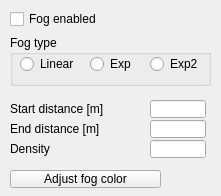
<?xml version="1.0" encoding="UTF-8"?>
<ui version="4.0">
 <class>CQDlgFog</class>
 <widget class="QDialog" name="CQDlgFog">
  <property name="geometry">
   <rect>
    <x>0</x>
    <y>0</y>
    <width>221</width>
    <height>196</height>
   </rect>
  </property>
  <property name="windowTitle">
   <string>Fog Settings</string>
  </property>
  <property name="locale">
   <locale language="English" country="UnitedStates"/>
  </property>
  <widget class="QCheckBox" name="qqFogEnabled">
   <property name="geometry">
    <rect>
     <x>10</x>
     <y>10</y>
     <width>111</width>
     <height>18</height>
    </rect>
   </property>
   <property name="focusPolicy">
    <enum>Qt::StrongFocus</enum>
   </property>
   <property name="text">
    <string>Fog enabled</string>
   </property>
  </widget>
  <widget class="QGroupBox" name="groupBox">
   <property name="geometry">
    <rect>
     <x>10</x>
     <y>35</y>
     <width>201</width>
     <height>51</height>
    </rect>
   </property>
   <property name="title">
    <string>Fog type</string>
   </property>
   <property name="flat">
    <bool>false</bool>
   </property>
   <widget class="QRadioButton" name="qqLinear">
    <property name="geometry">
     <rect>
      <x>10</x>
      <y>20</y>
      <width>61</width>
      <height>18</height>
     </rect>
    </property>
    <property name="focusPolicy">
     <enum>Qt::StrongFocus</enum>
    </property>
    <property name="text">
     <string>Linear</string>
    </property>
    <property name="autoExclusive">
     <bool>false</bool>
    </property>
   </widget>
   <widget class="QRadioButton" name="qqExp">
    <property name="geometry">
     <rect>
      <x>80</x>
      <y>20</y>
      <width>51</width>
      <height>18</height>
     </rect>
    </property>
    <property name="focusPolicy">
     <enum>Qt::StrongFocus</enum>
    </property>
    <property name="text">
     <string>Exp</string>
    </property>
    <property name="autoExclusive">
     <bool>false</bool>
    </property>
   </widget>
   <widget class="QRadioButton" name="qqExp2">
    <property name="geometry">
     <rect>
      <x>140</x>
      <y>20</y>
      <width>61</width>
      <height>18</height>
     </rect>
    </property>
    <property name="focusPolicy">
     <enum>Qt::StrongFocus</enum>
    </property>
    <property name="text">
     <string>Exp2</string>
    </property>
    <property name="autoExclusive">
     <bool>false</bool>
    </property>
   </widget>
  </widget>
  <widget class="QLabel" name="label">
   <property name="geometry">
    <rect>
     <x>10</x>
     <y>100</y>
     <width>111</width>
     <height>18</height>
    </rect>
   </property>
   <property name="text">
    <string>Start distance [m]</string>
   </property>
  </widget>
  <widget class="QLineEdit" name="qqStartDistance">
   <property name="geometry">
    <rect>
     <x>150</x>
     <y>100</y>
     <width>56</width>
     <height>18</height>
    </rect>
   </property>
  </widget>
  <widget class="QLabel" name="label_2">
   <property name="geometry">
    <rect>
     <x>10</x>
     <y>120</y>
     <width>111</width>
     <height>18</height>
    </rect>
   </property>
   <property name="text">
    <string>End distance [m]</string>
   </property>
  </widget>
  <widget class="QLineEdit" name="qqEndDistance">
   <property name="geometry">
    <rect>
     <x>150</x>
     <y>120</y>
     <width>56</width>
     <height>18</height>
    </rect>
   </property>
  </widget>
  <widget class="QLineEdit" name="qqDensity">
   <property name="geometry">
    <rect>
     <x>150</x>
     <y>140</y>
     <width>56</width>
     <height>18</height>
    </rect>
   </property>
  </widget>
  <widget class="QLabel" name="label_3">
   <property name="geometry">
    <rect>
     <x>10</x>
     <y>140</y>
     <width>111</width>
     <height>18</height>
    </rect>
   </property>
   <property name="text">
    <string>Density</string>
   </property>
  </widget>
  <widget class="QToolButton" name="qqAdjustColor">
   <property name="geometry">
    <rect>
     <x>10</x>
     <y>170</y>
     <width>151</width>
     <height>18</height>
    </rect>
   </property>
   <property name="focusPolicy">
    <enum>Qt::StrongFocus</enum>
   </property>
   <property name="text">
    <string>Adjust fog color</string>
   </property>
  </widget>
  <widget class="QLineEdit" name="qqDensity_2">
   <property name="geometry">
    <rect>
     <x>2520</x>
     <y>410</y>
     <width>81</width>
     <height>18</height>
    </rect>
   </property>
   <property name="font">
    <font>
     <pointsize>7</pointsize>
    </font>
   </property>
  </widget>
  <widget class="QLineEdit" name="qqStartDistance_2">
   <property name="geometry">
    <rect>
     <x>2520</x>
     <y>350</y>
     <width>81</width>
     <height>18</height>
    </rect>
   </property>
   <property name="font">
    <font>
     <pointsize>7</pointsize>
    </font>
   </property>
  </widget>
  <widget class="QLineEdit" name="qqEndDistance_2">
   <property name="geometry">
    <rect>
     <x>2520</x>
     <y>380</y>
     <width>56</width>
     <height>18</height>
    </rect>
   </property>
   <property name="font">
    <font>
     <pointsize>7</pointsize>
    </font>
   </property>
  </widget>
 </widget>
 <tabstops>
  <tabstop>qqFogEnabled</tabstop>
  <tabstop>qqLinear</tabstop>
  <tabstop>qqExp</tabstop>
  <tabstop>qqExp2</tabstop>
  <tabstop>qqStartDistance</tabstop>
  <tabstop>qqEndDistance</tabstop>
  <tabstop>qqDensity</tabstop>
  <tabstop>qqAdjustColor</tabstop>
 </tabstops>
 <resources/>
 <connections/>
</ui>
